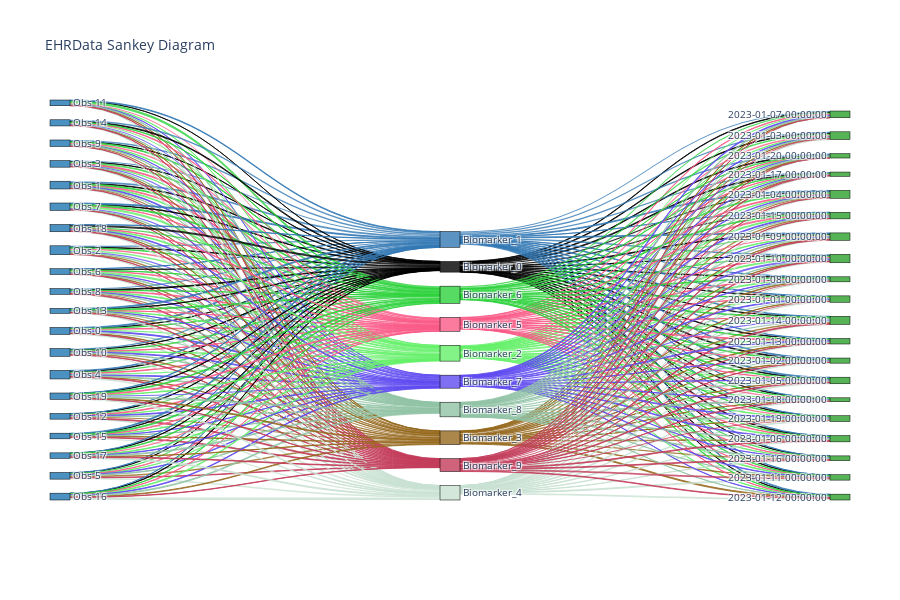

The cell this chart's notebook holds for it:
### Code cell
from ehrdata import EHRData

# Create sample data
n_obs = 50
n_vars = 10
n_time = 20

# Create random data for demonstration
X = np.random.randn(n_obs, n_vars)
R = np.random.randn(n_obs, n_vars, n_time)

# Create dataframes for obs, var, t
obs = pd.DataFrame(index=[f"Patient_{i}" for i in range(n_obs)])
var = pd.DataFrame(index=[f"Biomarker_{i}" for i in range(n_vars)])
t = pd.DataFrame(index=pd.date_range("2023-01-01", periods=n_time, freq="D"))

# Create EHRData object
ehr_data = EHRData(X=X, R=R, obs=obs, var=var, t=t)

plot_ehrdata_sankey(ehr_data)

### Figure 1 — Plotly figure (JSON) as saved in the notebook; plotly's stock layout.template omitted (floating-point values rounded to 4 significant figures; data arrays with more than 128 entries replaced by an {"elided": "..."} marker saying what was removed)
{"data": [{"link": {"color": {"elided": "400 str values"}, "source": {"elided": "400 int values"}, "target": {"elided": "400 int values"}, "value": {"elided": "400 float values"}}, "node": {"color": ["rgba(31, 119, 180, 0.8)", "rgba(31, 119, 180, 0.8)", "rgba(31, 119, 180, 0.8)", "rgba(31, 119, 180, 0.8)", "rgba(31, 119, 180, 0.8)", "rgba(31, 119, 180, 0.8)", "rgba(31, 119, 180, 0.8)", "rgba(31, 119, 180, 0.8)", "rgba(31, 119, 180, 0.8)", "rgba(31, 119, 180, 0.8)", "rgba(31, 119, 180, 0.8)", "rgba(31, 119, 180, 0.8)", "rgba(31, 119, 180, 0.8)", "rgba(31, 119, 180, 0.8)", "rgba(31, 119, 180, 0.8)", "rgba(31, 119, 180, 0.8)", "rgba(31, 119, 180, 0.8)", "rgba(31, 119, 180, 0.8)", "rgba(31, 119, 180, 0.8)", "rgba(31, 119, 180, 0.8)", "rgba(0, 0, 0, 0.8)", "rgba(50, 120, 180, 0.8)", "rgba(100, 240, 105, 0.8)", "rgba(150, 105, 30, 0.8)", "rgba(200, 225, 210, 0.8)", "rgba(250, 90, 135, 0.8)", "rgba(45, 210, 60, 0.8)", "rgba(95, 75, 240, 0.8)", "rgba(145, 195, 165, 0.8)", "rgba(195, 60, 90, 0.8)", "rgba(44, 160, 44, 0.8)", "rgba(44, 160, 44, 0.8)", "rgba(44, 160, 44, 0.8)", "rgba(44, 160, 44, 0.8)", "rgba(44, 160, 44, 0.8)", "rgba(44, 160, 44, 0.8)", "rgba(44, 160, 44, 0.8)", "rgba(44, 160, 44, 0.8)", "rgba(44, 160, 44, 0.8)", "rgba(44, 160, 44, 0.8)", "rgba(44, 160, 44, 0.8)", "rgba(44, 160, 44, 0.8)", "rgba(44, 160, 44, 0.8)", "rgba(44, 160, 44, 0.8)", "rgba(44, 160, 44, 0.8)", "rgba(44, 160, 44, 0.8)", "rgba(44, 160, 44, 0.8)", "rgba(44, 160, 44, 0.8)", "rgba(44, 160, 44, 0.8)", "rgba(44, 160, 44, 0.8)"], "label": ["Obs 0", "Obs 1", "Obs 2", "Obs 3", "Obs 4", "Obs 5", "Obs 6", "Obs 7", "Obs 8", "Obs 9", "Obs 10", "Obs 11", "Obs 12", "Obs 13", "Obs 14", "Obs 15", "Obs 16", "Obs 17", "Obs 18", "Obs 19", "Biomarker_0", "Biomarker_1", "Biomarker_2", "Biomarker_3", "Biomarker_4", "Biomarker_5", "Biomarker_6", "Biomarker_7", "Biomarker_8", "Biomarker_9", "2023-01-01 00:00:00", "2023-01-02 00:00:00", "2023-01-03 00:00:00", "2023-01-04 00:00:00", "2023-01-05 00:00:00", "2023-01-06 00:00:00", "2023-01-07 00:00:00", "2023-01-08 00:00:00", "2023-01-09 00:00:00", "2023-01-10 00:00:00", "2023-01-11 00:00:00", "2023-01-12 00:00:00", "2023-01-13 00:00:00", "2023-01-14 00:00:00", "2023-01-15 00:00:00", "2023-01-16 00:00:00", "2023-01-17 00:00:00", "2023-01-18 00:00:00", "2023-01-19 00:00:00", "2023-01-20 00:00:00"], "line": {"color": "black", "width": 0.5}, "pad": 15, "thickness": 20}, "type": "sankey"}], "layout": {"autosize": true, "font": {"size": 10}, "height": 600, "margin": {"b": 100, "l": 50, "pad": 4, "r": 50, "t": 100}, "title": {"text": "EHRData Sankey Diagram"}}}
